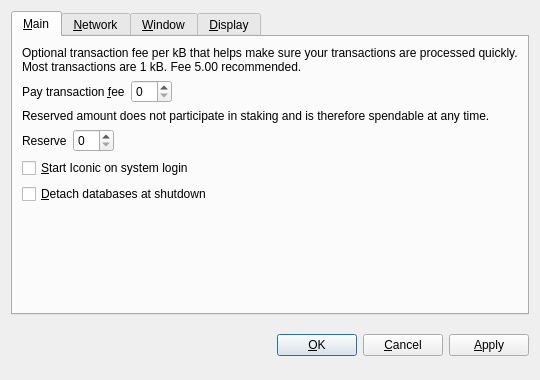
<?xml version="1.0" encoding="UTF-8"?>
<ui version="4.0">
 <class>OptionsDialog</class>
 <widget class="QDialog" name="OptionsDialog">
  <property name="geometry">
   <rect>
    <x>0</x>
    <y>0</y>
    <width>540</width>
    <height>380</height>
   </rect>
  </property>
  <property name="windowTitle">
   <string>Options</string>
  </property>
  <property name="modal">
   <bool>true</bool>
  </property>
  <layout class="QVBoxLayout" name="verticalLayout">
   <item>
    <widget class="QTabWidget" name="tabWidget">
     <property name="tabPosition">
      <enum>QTabWidget::North</enum>
     </property>
     <property name="currentIndex">
      <number>0</number>
     </property>
     <widget class="QWidget" name="tabMain">
      <attribute name="title">
       <string>&amp;Main</string>
      </attribute>
      <layout class="QVBoxLayout" name="verticalLayout_Main">
       <item>
        <widget class="QLabel" name="transactionFeeInfoLabel">
         <property name="text">
          <string>Optional transaction fee per kB that helps make sure your transactions are processed quickly. Most transactions are 1 kB. Fee 5.00 recommended.</string>
         </property>
         <property name="textFormat">
          <enum>Qt::PlainText</enum>
         </property>
         <property name="wordWrap">
          <bool>true</bool>
         </property>
        </widget>
       </item>
       <item>
        <layout class="QHBoxLayout" name="horizontalLayoutFee">
         <item>
          <widget class="QLabel" name="transactionFeeLabel">
           <property name="text">
            <string>Pay transaction &amp;fee</string>
           </property>
           <property name="textFormat">
            <enum>Qt::PlainText</enum>
           </property>
           <property name="buddy">
            <cstring>transactionFee</cstring>
           </property>
          </widget>
         </item>
         <item>
          <widget class="BitcoinAmountField" name="transactionFee"/>
         </item>
         <item>
          <spacer name="horizontalSpacerFee">
           <property name="orientation">
            <enum>Qt::Horizontal</enum>
           </property>
           <property name="sizeHint" stdset="0">
            <size>
             <width>40</width>
             <height>20</height>
            </size>
           </property>
          </spacer>
         </item>
        </layout>
       </item>
       <item>
        <widget class="QLabel" name="reserveBalanceInfoLabel">
         <property name="text">
          <string>Reserved amount does not participate in staking and is therefore spendable at any time.</string>
         </property>
         <property name="textFormat">
          <enum>Qt::PlainText</enum>
         </property>
         <property name="wordWrap">
          <bool>true</bool>
         </property>
        </widget>
       </item>
       <item>
        <layout class="QHBoxLayout" name="horizontalLayoutReserveBalance">
         <item>
          <widget class="QLabel" name="reserveBalanceLabel">
           <property name="text">
            <string>Reserve</string>
           </property>
           <property name="textFormat">
            <enum>Qt::PlainText</enum>
           </property>
           <property name="buddy">
            <cstring>reserveBalance</cstring>
           </property>
          </widget>
         </item>
         <item>
          <widget class="BitcoinAmountField" name="reserveBalance"/>
         </item>
         <item>
          <spacer name="horizontalSpacerReserveBalance">
           <property name="orientation">
            <enum>Qt::Horizontal</enum>
           </property>
           <property name="sizeHint" stdset="0">
            <size>
             <width>40</width>
             <height>20</height>
            </size>
           </property>
          </spacer>
         </item>
        </layout>
       </item>
       <item>
        <widget class="QCheckBox" name="bitcoinAtStartup">
         <property name="toolTip">
          <string>Automatically start Iconic after logging in to the system.</string>
         </property>
         <property name="text">
          <string>&amp;Start Iconic on system login</string>
         </property>
        </widget>
       </item>
       <item>
        <widget class="QCheckBox" name="detachDatabases">
         <property name="toolTip">
          <string>Detach block and address databases at shutdown. This means they can be moved to another data directory, but it slows down shutdown. The wallet is always detached.</string>
         </property>
         <property name="text">
          <string>&amp;Detach databases at shutdown</string>
         </property>
        </widget>
       </item>
       <item>
        <spacer name="verticalSpacer_Main">
         <property name="orientation">
          <enum>Qt::Vertical</enum>
         </property>
         <property name="sizeHint" stdset="0">
          <size>
           <width>20</width>
           <height>40</height>
          </size>
         </property>
        </spacer>
       </item>
      </layout>
     </widget>
     <widget class="QWidget" name="tabNetwork">
      <attribute name="title">
       <string>&amp;Network</string>
      </attribute>
      <layout class="QVBoxLayout" name="verticalLayout_Network">
       <item>
        <widget class="QCheckBox" name="mapPortUpnp">
         <property name="toolTip">
          <string>Automatically open the Iconic client port on the router. This only works when your router supports UPnP and it is enabled.</string>
         </property>
         <property name="text">
          <string>Map port using &amp;UPnP</string>
         </property>
        </widget>
       </item>
       <item>
        <widget class="QCheckBox" name="connectSocks">
         <property name="toolTip">
          <string>Connect to the Iconic network through a SOCKS proxy (e.g. when connecting through Tor).</string>
         </property>
         <property name="text">
          <string>&amp;Connect through SOCKS proxy:</string>
         </property>
        </widget>
       </item>
       <item>
        <layout class="QHBoxLayout" name="horizontalLayout_Network">
         <item>
          <widget class="QLabel" name="proxyIpLabel">
           <property name="text">
            <string>Proxy &amp;IP:</string>
           </property>
           <property name="textFormat">
            <enum>Qt::PlainText</enum>
           </property>
           <property name="buddy">
            <cstring>proxyIp</cstring>
           </property>
          </widget>
         </item>
         <item>
          <widget class="QValidatedLineEdit" name="proxyIp">
           <property name="maximumSize">
            <size>
             <width>140</width>
             <height>16777215</height>
            </size>
           </property>
           <property name="toolTip">
            <string>IP address of the proxy (e.g. 127.0.0.1)</string>
           </property>
          </widget>
         </item>
         <item>
          <widget class="QLabel" name="proxyPortLabel">
           <property name="text">
            <string>&amp;Port:</string>
           </property>
           <property name="textFormat">
            <enum>Qt::PlainText</enum>
           </property>
           <property name="buddy">
            <cstring>proxyPort</cstring>
           </property>
          </widget>
         </item>
         <item>
          <widget class="QLineEdit" name="proxyPort">
           <property name="maximumSize">
            <size>
             <width>55</width>
             <height>16777215</height>
            </size>
           </property>
           <property name="toolTip">
            <string>Port of the proxy (e.g. 9050)</string>
           </property>
          </widget>
         </item>
         <item>
          <widget class="QLabel" name="socksVersionLabel">
           <property name="text">
            <string>SOCKS &amp;Version:</string>
           </property>
           <property name="textFormat">
            <enum>Qt::PlainText</enum>
           </property>
           <property name="buddy">
            <cstring>socksVersion</cstring>
           </property>
          </widget>
         </item>
         <item>
          <widget class="QValueComboBox" name="socksVersion">
           <property name="toolTip">
            <string>SOCKS version of the proxy (e.g. 5)</string>
           </property>
          </widget>
         </item>
         <item>
          <spacer name="horizontalSpacer_Network">
           <property name="orientation">
            <enum>Qt::Horizontal</enum>
           </property>
           <property name="sizeHint" stdset="0">
            <size>
             <width>40</width>
             <height>20</height>
            </size>
           </property>
          </spacer>
         </item>
        </layout>
       </item>
       <item>
        <spacer name="verticalSpacer_Network">
         <property name="orientation">
          <enum>Qt::Vertical</enum>
         </property>
         <property name="sizeHint" stdset="0">
          <size>
           <width>20</width>
           <height>40</height>
          </size>
         </property>
        </spacer>
       </item>
      </layout>
     </widget>
     <widget class="QWidget" name="tabWindow">
      <attribute name="title">
       <string>&amp;Window</string>
      </attribute>
      <layout class="QVBoxLayout" name="verticalLayout_Window">
       <item>
        <widget class="QCheckBox" name="minimizeToTray">
         <property name="toolTip">
          <string>Show only a tray icon after minimizing the window.</string>
         </property>
         <property name="text">
          <string>&amp;Minimize to the tray instead of the taskbar</string>
         </property>
        </widget>
       </item>
       <item>
        <widget class="QCheckBox" name="minimizeOnClose">
         <property name="toolTip">
          <string>Minimize instead of exit the application when the window is closed. When this option is enabled, the application will be closed only after selecting Quit in the menu.</string>
         </property>
         <property name="text">
          <string>M&amp;inimize on close</string>
         </property>
        </widget>
       </item>
       <item>
        <spacer name="verticalSpacer_Window">
         <property name="orientation">
          <enum>Qt::Vertical</enum>
         </property>
         <property name="sizeHint" stdset="0">
          <size>
           <width>20</width>
           <height>40</height>
          </size>
         </property>
        </spacer>
       </item>
      </layout>
     </widget>
     <widget class="QWidget" name="tabDisplay">
      <attribute name="title">
       <string>&amp;Display</string>
      </attribute>
      <layout class="QVBoxLayout" name="verticalLayout_Display">
       <item>
        <layout class="QHBoxLayout" name="horizontalLayout_1_Display">
         <item>
          <widget class="QLabel" name="langLabel">
           <property name="text">
            <string>User Interface &amp;language:</string>
           </property>
           <property name="textFormat">
            <enum>Qt::PlainText</enum>
           </property>
           <property name="buddy">
            <cstring>lang</cstring>
           </property>
          </widget>
         </item>
         <item>
          <widget class="QValueComboBox" name="lang">
           <property name="toolTip">
            <string>The user interface language can be set here. This setting will take effect after restarting Iconic.</string>
           </property>
          </widget>
         </item>
        </layout>
       </item>
       <item>
        <layout class="QHBoxLayout" name="horizontalLayout_2_Display">
         <item>
          <widget class="QLabel" name="unitLabel">
           <property name="text">
            <string>&amp;Unit to show amounts in:</string>
           </property>
           <property name="textFormat">
            <enum>Qt::PlainText</enum>
           </property>
           <property name="buddy">
            <cstring>unit</cstring>
           </property>
          </widget>
         </item>
         <item>
          <widget class="QValueComboBox" name="unit">
           <property name="toolTip">
            <string>Choose the default subdivision unit to show in the interface and when sending coins.</string>
           </property>
          </widget>
         </item>
        </layout>
       </item>
       <item>
        <widget class="QCheckBox" name="displayAddresses">
         <property name="toolTip">
          <string>Whether to show Iconic addresses in the transaction list or not.</string>
         </property>
         <property name="text">
          <string>&amp;Display addresses in transaction list</string>
         </property>
        </widget>
       </item>
       <item>
        <widget class="QCheckBox" name="coinControlFeatures">
         <property name="toolTip">
          <string>Whether to show coin control features or not.</string>
         </property>
         <property name="text">
          <string>Display coin &amp;control features (experts only!)</string>
         </property>
        </widget>
       </item>
       <item>
        <spacer name="verticalSpacer_Display">
         <property name="orientation">
          <enum>Qt::Vertical</enum>
         </property>
         <property name="sizeHint" stdset="0">
          <size>
           <width>20</width>
           <height>40</height>
          </size>
         </property>
        </spacer>
       </item>
      </layout>
     </widget>
    </widget>
   </item>
   <item>
    <layout class="QHBoxLayout" name="horizontalLayout_Buttons">
     <item>
      <spacer name="horizontalSpacer_1">
       <property name="orientation">
        <enum>Qt::Horizontal</enum>
       </property>
       <property name="sizeHint" stdset="0">
        <size>
         <width>40</width>
         <height>48</height>
        </size>
       </property>
      </spacer>
     </item>
     <item>
      <widget class="QLabel" name="statusLabel">
       <property name="font">
        <font>
         <weight>75</weight>
         <bold>true</bold>
        </font>
       </property>
       <property name="text">
        <string/>
       </property>
       <property name="textFormat">
        <enum>Qt::PlainText</enum>
       </property>
       <property name="wordWrap">
        <bool>true</bool>
       </property>
      </widget>
     </item>
     <item>
      <spacer name="horizontalSpacer_2">
       <property name="orientation">
        <enum>Qt::Horizontal</enum>
       </property>
       <property name="sizeHint" stdset="0">
        <size>
         <width>40</width>
         <height>48</height>
        </size>
       </property>
      </spacer>
     </item>
     <item>
      <widget class="QPushButton" name="okButton">
       <property name="text">
        <string>&amp;OK</string>
       </property>
      </widget>
     </item>
     <item>
      <widget class="QPushButton" name="cancelButton">
       <property name="text">
        <string>&amp;Cancel</string>
       </property>
       <property name="autoDefault">
        <bool>false</bool>
       </property>
      </widget>
     </item>
     <item>
      <widget class="QPushButton" name="applyButton">
       <property name="text">
        <string>&amp;Apply</string>
       </property>
       <property name="autoDefault">
        <bool>false</bool>
       </property>
      </widget>
     </item>
    </layout>
   </item>
  </layout>
 </widget>
 <customwidgets>
  <customwidget>
   <class>BitcoinAmountField</class>
   <extends>QSpinBox</extends>
   <header>bitcoinamountfield.h</header>
  </customwidget>
  <customwidget>
   <class>QValueComboBox</class>
   <extends>QComboBox</extends>
   <header>qvaluecombobox.h</header>
  </customwidget>
  <customwidget>
   <class>QValidatedLineEdit</class>
   <extends>QLineEdit</extends>
   <header>qvalidatedlineedit.h</header>
  </customwidget>
 </customwidgets>
 <resources/>
 <connections/>
</ui>
